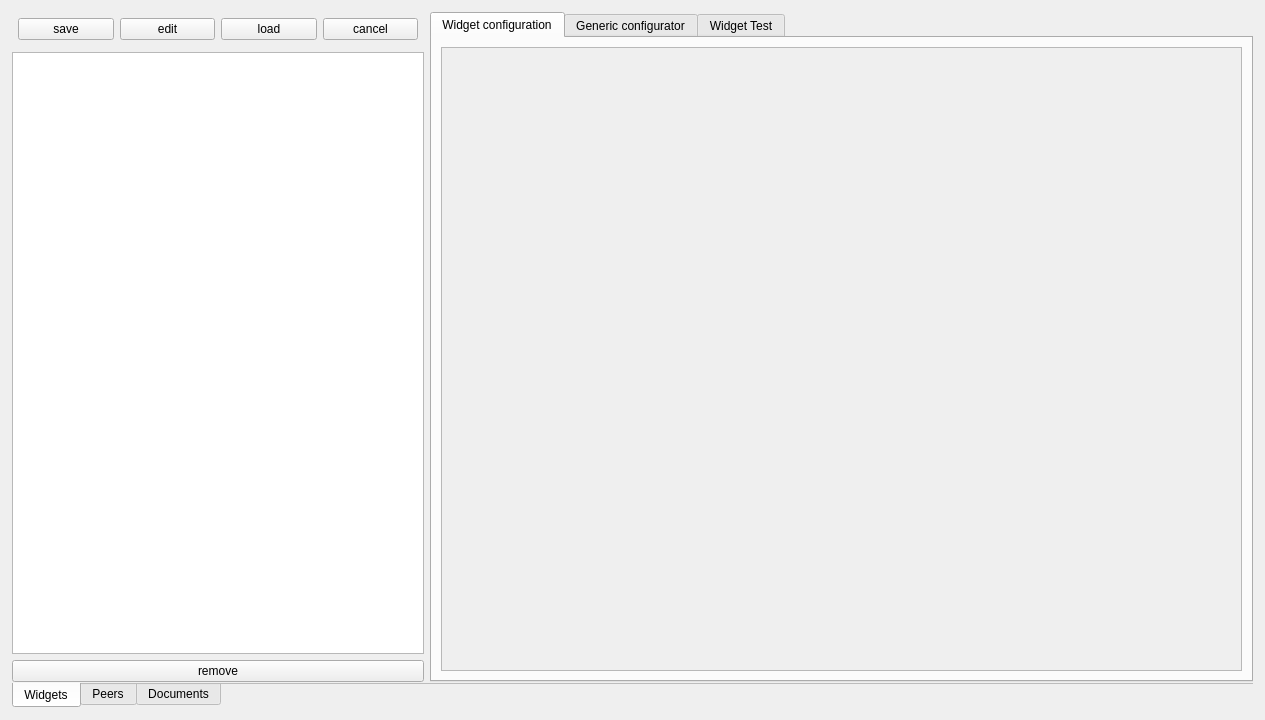
<?xml version="1.0" encoding="UTF-8"?>
<ui version="4.0">
 <class>MainWindow</class>
 <widget class="QMainWindow" name="MainWindow">
  <property name="geometry">
   <rect>
    <x>0</x>
    <y>0</y>
    <width>1265</width>
    <height>720</height>
   </rect>
  </property>
  <property name="sizePolicy">
   <sizepolicy hsizetype="Preferred" vsizetype="Preferred">
    <horstretch>0</horstretch>
    <verstretch>0</verstretch>
   </sizepolicy>
  </property>
  <property name="minimumSize">
   <size>
    <width>0</width>
    <height>0</height>
   </size>
  </property>
  <property name="mouseTracking">
   <bool>false</bool>
  </property>
  <property name="windowTitle">
   <string>MainWindow</string>
  </property>
  <widget class="QWidget" name="centralwidget">
   <layout class="QHBoxLayout" name="horizontalLayout_5">
    <property name="margin">
     <number>12</number>
    </property>
    <item>
     <widget class="Tabs" name="tabs_2">
      <property name="sizePolicy">
       <sizepolicy hsizetype="Expanding" vsizetype="Expanding">
        <horstretch>66</horstretch>
        <verstretch>0</verstretch>
       </sizepolicy>
      </property>
      <property name="tabPosition">
       <enum>QTabWidget::South</enum>
      </property>
      <property name="currentIndex">
       <number>0</number>
      </property>
      <property name="documentMode">
       <bool>true</bool>
      </property>
      <property name="template" stdset="0">
       <string>inspector-main-tabs</string>
      </property>
      <widget class="QWidget" name="tab_2">
       <attribute name="title">
        <string>Widgets</string>
       </attribute>
       <layout class="QHBoxLayout" name="horizontalLayout_3" stretch="0,0">
        <property name="spacing">
         <number>-1</number>
        </property>
        <property name="margin">
         <number>0</number>
        </property>
        <item>
         <widget class="QWidget" name="widget_2" native="true">
          <property name="sizePolicy">
           <sizepolicy hsizetype="Preferred" vsizetype="Preferred">
            <horstretch>33</horstretch>
            <verstretch>0</verstretch>
           </sizepolicy>
          </property>
          <layout class="QVBoxLayout" name="verticalLayout_2">
           <property name="spacing">
            <number>-1</number>
           </property>
           <property name="margin">
            <number>0</number>
           </property>
           <item>
            <widget class="QWidget" name="widget_3" native="true">
             <layout class="QHBoxLayout" name="horizontalLayout_2">
              <property name="spacing">
               <number>-1</number>
              </property>
              <property name="margin">
               <number>6</number>
              </property>
              <item>
               <widget class="ActionButton" name="actionButton_2">
                <property name="text">
                 <string>save</string>
                </property>
                <property name="template" stdset="0">
                 <string>inspector-save</string>
                </property>
               </widget>
              </item>
              <item>
               <widget class="ActionButton" name="actionButton_3">
                <property name="text">
                 <string>edit</string>
                </property>
                <property name="template" stdset="0">
                 <string>inspector-edit</string>
                </property>
               </widget>
              </item>
              <item>
               <widget class="ActionButton" name="actionButton">
                <property name="text">
                 <string>load</string>
                </property>
                <property name="template" stdset="0">
                 <string>inspector-load</string>
                </property>
               </widget>
              </item>
              <item>
               <widget class="ActionButton" name="actionButton_4">
                <property name="text">
                 <string>cancel</string>
                </property>
                <property name="template" stdset="0">
                 <string>inspector-rollback</string>
                </property>
               </widget>
              </item>
             </layout>
            </widget>
           </item>
           <item>
            <widget class="EmbeddedViewTable" name="widgetList">
             <property name="template" stdset="0">
              <string>inspector-widgets</string>
             </property>
            </widget>
           </item>
           <item>
            <widget class="ActionButton" name="actionButton_5">
             <property name="text">
              <string>remove</string>
             </property>
             <property name="template" stdset="0">
              <string>inspector-widgets-remove</string>
             </property>
            </widget>
           </item>
          </layout>
         </widget>
        </item>
        <item>
         <widget class="Tabs" name="tabs">
          <property name="sizePolicy">
           <sizepolicy hsizetype="Expanding" vsizetype="Expanding">
            <horstretch>66</horstretch>
            <verstretch>0</verstretch>
           </sizepolicy>
          </property>
          <property name="currentIndex">
           <number>0</number>
          </property>
          <property name="template" stdset="0">
           <string>inspector-widget-tabs</string>
          </property>
          <widget class="QWidget" name="tab">
           <attribute name="title">
            <string>Widget configuration</string>
           </attribute>
           <layout class="QHBoxLayout" name="horizontalLayout">
            <property name="spacing">
             <number>0</number>
            </property>
            <property name="margin">
             <number>0</number>
            </property>
            <item>
             <widget class="QWidget" name="widget" native="true">
              <layout class="QVBoxLayout" name="verticalLayout">
               <item>
                <widget class="QScrollArea" name="scrollArea">
                 <property name="widgetResizable">
                  <bool>true</bool>
                 </property>
                 <widget class="QWidget" name="scrollAreaWidgetContents">
                  <property name="geometry">
                   <rect>
                    <x>0</x>
                    <y>0</y>
                    <width>789</width>
                    <height>618</height>
                   </rect>
                  </property>
                  <layout class="QVBoxLayout" name="verticalLayout_4">
                   <item>
                    <widget class="Stacked" name="stacked">
                     <property name="template" stdset="0">
                      <string>inspector-widgets-configstack</string>
                     </property>
                    </widget>
                   </item>
                  </layout>
                 </widget>
                </widget>
               </item>
              </layout>
             </widget>
            </item>
           </layout>
          </widget>
          <widget class="QWidget" name="tab_3">
           <attribute name="title">
            <string>Generic configurator</string>
           </attribute>
           <layout class="QVBoxLayout" name="verticalLayout_3">
            <property name="spacing">
             <number>0</number>
            </property>
            <property name="margin">
             <number>0</number>
            </property>
            <item>
             <widget class="EmbeddedViewTable" name="embeddedViewTable">
              <property name="template" stdset="0">
               <string>inspector-dict</string>
              </property>
             </widget>
            </item>
           </layout>
          </widget>
          <widget class="QWidget" name="tab_5">
           <attribute name="title">
            <string>Widget Test</string>
           </attribute>
           <layout class="QGridLayout" name="gridLayout">
            <item row="10" column="1">
             <widget class="Slider" name="Slider">
              <property name="orientation">
               <enum>Qt::Horizontal</enum>
              </property>
              <property name="template" stdset="0">
               <string>itest-slider</string>
              </property>
             </widget>
            </item>
            <item row="7" column="0">
             <widget class="TextPopupButton" name="textPopupButton">
              <property name="text">
               <string>Text - Popup</string>
              </property>
              <property name="template" stdset="0">
               <string>itest-textpopup</string>
              </property>
             </widget>
            </item>
            <item row="10" column="0">
             <widget class="DateEdit" name="dateEdit">
              <property name="template" stdset="0">
               <string>itest-datedit</string>
              </property>
             </widget>
            </item>
            <item row="2" column="0">
             <widget class="MultiViewTable" name="multiViewTable">
              <property name="template" stdset="0">
               <string>itest-multiview</string>
              </property>
             </widget>
            </item>
            <item row="9" column="0">
             <widget class="ValueButton" name="valueButton">
              <property name="text">
               <string>Value Button</string>
              </property>
              <property name="template" stdset="0">
               <string>itest-valuebutton</string>
              </property>
             </widget>
            </item>
            <item row="0" column="0">
             <widget class="Label" name="labelTest">
              <property name="text">
               <string>Label</string>
              </property>
              <property name="template" stdset="0">
               <string>itest-label</string>
              </property>
             </widget>
            </item>
            <item row="7" column="1">
             <widget class="ToggleButton" name="toggleButton">
              <property name="text">
               <string>Toggle - Button</string>
              </property>
              <property name="template" stdset="0">
               <string>itest-togglebutton</string>
              </property>
             </widget>
            </item>
            <item row="9" column="1">
             <widget class="PushButton" name="pushButton">
              <property name="text">
               <string>Push - Button</string>
              </property>
              <property name="template" stdset="0">
               <string>itest-pushbutton</string>
              </property>
             </widget>
            </item>
            <item row="0" column="1">
             <widget class="PayloadLabel" name="payloadLabel">
              <property name="text">
               <string>Payload - Label</string>
              </property>
              <property name="template" stdset="0">
               <string>itest-payload-table</string>
              </property>
             </widget>
            </item>
            <item row="2" column="1">
             <widget class="ImageLabel" name="imageLabel">
              <property name="text">
               <string>Image</string>
              </property>
              <property name="template" stdset="0">
               <string>itest-image</string>
              </property>
             </widget>
            </item>
            <item row="4" column="0" colspan="2">
             <widget class="Progress" name="progress">
              <property name="template" stdset="0">
               <string>itest-progress</string>
              </property>
             </widget>
            </item>
            <item row="12" column="0">
             <widget class="RadioButton" name="radioButton">
              <property name="text">
               <string>Radio tet</string>
              </property>
              <property name="template" stdset="0">
               <string>itest-radio</string>
              </property>
             </widget>
            </item>
            <item row="11" column="0">
             <widget class="DateTimeEdit" name="dateTimeEdit">
              <property name="template" stdset="0">
               <string>itest-datetimedit</string>
              </property>
             </widget>
            </item>
           </layout>
          </widget>
         </widget>
        </item>
       </layout>
      </widget>
      <widget class="QWidget" name="tab_4">
       <attribute name="title">
        <string>Peers</string>
       </attribute>
       <layout class="QHBoxLayout" name="horizontalLayout_4">
        <property name="spacing">
         <number>-1</number>
        </property>
        <property name="margin">
         <number>0</number>
        </property>
        <item>
         <widget class="QWidget" name="widget_8" native="true">
          <property name="sizePolicy">
           <sizepolicy hsizetype="Preferred" vsizetype="Preferred">
            <horstretch>33</horstretch>
            <verstretch>0</verstretch>
           </sizepolicy>
          </property>
          <layout class="QVBoxLayout" name="verticalLayout_6">
           <property name="spacing">
            <number>-1</number>
           </property>
           <property name="margin">
            <number>0</number>
           </property>
           <item>
            <widget class="QWidget" name="widget_9" native="true">
             <layout class="QHBoxLayout" name="horizontalLayout_8">
              <property name="spacing">
               <number>-1</number>
              </property>
              <property name="margin">
               <number>0</number>
              </property>
              <item>
               <widget class="ActionButton" name="actionButton_10">
                <property name="text">
                 <string>save</string>
                </property>
                <property name="template" stdset="0">
                 <string>inspector-save</string>
                </property>
               </widget>
              </item>
              <item>
               <widget class="ActionButton" name="actionButton_11">
                <property name="text">
                 <string>edit</string>
                </property>
                <property name="template" stdset="0">
                 <string>inspector-edit</string>
                </property>
               </widget>
              </item>
              <item>
               <widget class="ActionButton" name="actionButton_12">
                <property name="text">
                 <string>load</string>
                </property>
                <property name="template" stdset="0">
                 <string>inspector-load</string>
                </property>
               </widget>
              </item>
              <item>
               <widget class="ActionButton" name="actionButton_13">
                <property name="text">
                 <string>cancel</string>
                </property>
                <property name="template" stdset="0">
                 <string>inspector-rollback</string>
                </property>
               </widget>
              </item>
             </layout>
            </widget>
           </item>
           <item>
            <widget class="EmbeddedViewTable" name="embeddedViewTable_3">
             <property name="sizePolicy">
              <sizepolicy hsizetype="Expanding" vsizetype="Expanding">
               <horstretch>33</horstretch>
               <verstretch>70</verstretch>
              </sizepolicy>
             </property>
             <property name="template" stdset="0">
              <string>inspector-rooms</string>
             </property>
            </widget>
           </item>
           <item>
            <widget class="QWidget" name="widget_4" native="true">
             <layout class="QHBoxLayout" name="horizontalLayout_10">
              <item>
               <widget class="ActionButton" name="actionButton_16">
                <property name="text">
                 <string>initialize</string>
                </property>
                <property name="template" stdset="0">
                 <string>inspector-rooms-initialize</string>
                </property>
               </widget>
              </item>
              <item>
               <widget class="ActionButton" name="actionButton_15">
                <property name="text">
                 <string>Suggest !</string>
                </property>
                <property name="template" stdset="0">
                 <string>inspector-button-suggest</string>
                </property>
               </widget>
              </item>
              <item>
               <widget class="ActionButton" name="actionButton_14">
                <property name="text">
                 <string>remove</string>
                </property>
                <property name="template" stdset="0">
                 <string>inspector-rooms-remove</string>
                </property>
               </widget>
              </item>
             </layout>
            </widget>
           </item>
           <item>
            <widget class="EmbeddedViewTable" name="embeddedViewTable_4">
             <property name="sizePolicy">
              <sizepolicy hsizetype="Expanding" vsizetype="Expanding">
               <horstretch>0</horstretch>
               <verstretch>30</verstretch>
              </sizepolicy>
             </property>
             <property name="template" stdset="0">
              <string>inspector-suggests</string>
             </property>
            </widget>
           </item>
          </layout>
         </widget>
        </item>
        <item>
         <widget class="QWidget" name="widget_5" native="true">
          <property name="sizePolicy">
           <sizepolicy hsizetype="Preferred" vsizetype="Preferred">
            <horstretch>66</horstretch>
            <verstretch>0</verstretch>
           </sizepolicy>
          </property>
          <layout class="QVBoxLayout" name="verticalLayout_5">
           <property name="spacing">
            <number>-1</number>
           </property>
           <property name="margin">
            <number>0</number>
           </property>
           <item>
            <widget class="QWidget" name="widget_6" native="true">
             <layout class="QHBoxLayout" name="horizontalLayout_6">
              <property name="margin">
               <number>0</number>
              </property>
              <item>
               <widget class="ActionButton" name="actionButton_6">
                <property name="text">
                 <string>add peer</string>
                </property>
                <property name="template" stdset="0">
                 <string>inspector-peers-add</string>
                </property>
               </widget>
              </item>
              <item>
               <widget class="ActionButton" name="actionButton_7">
                <property name="text">
                 <string>remove peer</string>
                </property>
                <property name="template" stdset="0">
                 <string>inspector-peers-remove</string>
                </property>
               </widget>
              </item>
             </layout>
            </widget>
           </item>
           <item>
            <widget class="EmbeddedViewTable" name="widgetList_2">
             <property name="minimumSize">
              <size>
               <width>0</width>
               <height>0</height>
              </size>
             </property>
             <property name="template" stdset="0">
              <string>inspector-peers</string>
             </property>
            </widget>
           </item>
           <item>
            <widget class="EmbeddedViewTable" name="embeddedViewTable_2">
             <property name="template" stdset="0">
              <string>inspector-peers-config</string>
             </property>
            </widget>
           </item>
           <item>
            <widget class="QWidget" name="widget_7" native="true">
             <layout class="QHBoxLayout" name="horizontalLayout_7">
              <property name="margin">
               <number>0</number>
              </property>
              <item>
               <widget class="ActionButton" name="actionButton_9">
                <property name="text">
                 <string>Add peer config</string>
                </property>
                <property name="template" stdset="0">
                 <string>inspector-peer-config-add</string>
                </property>
               </widget>
              </item>
              <item>
               <widget class="ActionButton" name="actionButton_8">
                <property name="text">
                 <string>Remove peer config</string>
                </property>
                <property name="template" stdset="0">
                 <string>inspector-peer-config-remove</string>
                </property>
               </widget>
              </item>
             </layout>
            </widget>
           </item>
          </layout>
         </widget>
        </item>
       </layout>
      </widget>
      <widget class="QWidget" name="tab_6">
       <attribute name="title">
        <string>Documents</string>
       </attribute>
       <layout class="QHBoxLayout" name="horizontalLayout_9">
        <item>
         <widget class="EmbeddedViewTable" name="embeddedViewTable_5">
          <property name="sizePolicy">
           <sizepolicy hsizetype="Expanding" vsizetype="Expanding">
            <horstretch>33</horstretch>
            <verstretch>0</verstretch>
           </sizepolicy>
          </property>
          <property name="template" stdset="0">
           <string>inspector-doc-rooms</string>
          </property>
         </widget>
        </item>
        <item>
         <widget class="PlainTextEdit" name="plainTextEdit">
          <property name="sizePolicy">
           <sizepolicy hsizetype="Expanding" vsizetype="Expanding">
            <horstretch>66</horstretch>
            <verstretch>0</verstretch>
           </sizepolicy>
          </property>
          <property name="template" stdset="0">
           <string>inspector-doc-json</string>
          </property>
         </widget>
        </item>
       </layout>
      </widget>
     </widget>
    </item>
   </layout>
  </widget>
 </widget>
 <customwidgets>
  <customwidget>
   <class>ActionButton</class>
   <extends>QPushButton</extends>
   <header>wallaby.frontends.qt.widgets.buttons.actionButton</header>
  </customwidget>
  <customwidget>
   <class>DateEdit</class>
   <extends>QDateEdit</extends>
   <header>wallaby.frontends.qt.widgets.edits.dateEdit</header>
  </customwidget>
  <customwidget>
   <class>DateTimeEdit</class>
   <extends>QDateTimeEdit</extends>
   <header>wallaby.frontends.qt.widgets.edits.dateTimeEdit</header>
  </customwidget>
  <customwidget>
   <class>EmbeddedViewTable</class>
   <extends>QTableView</extends>
   <header>wallaby.frontends.qt.widgets.multi.embeddedViewTable</header>
  </customwidget>
  <customwidget>
   <class>ImageLabel</class>
   <extends>QLabel</extends>
   <header>wallaby.frontends.qt.widgets.labels.imageLabel</header>
  </customwidget>
  <customwidget>
   <class>Label</class>
   <extends>QLabel</extends>
   <header>wallaby.frontends.qt.widgets.labels.label</header>
  </customwidget>
  <customwidget>
   <class>MultiViewTable</class>
   <extends>QTableView</extends>
   <header>wallaby.frontends.qt.widgets.multi.multiViewTable</header>
  </customwidget>
  <customwidget>
   <class>PayloadLabel</class>
   <extends>QLabel</extends>
   <header>wallaby.frontends.qt.widgets.labels.payloadLabel</header>
  </customwidget>
  <customwidget>
   <class>PlainTextEdit</class>
   <extends>QPlainTextEdit</extends>
   <header>wallaby.frontends.qt.widgets.edits.plainTextEdit</header>
  </customwidget>
  <customwidget>
   <class>Progress</class>
   <extends>QProgressBar</extends>
   <header>wallaby.frontends.qt.widgets.labels.progress</header>
  </customwidget>
  <customwidget>
   <class>PushButton</class>
   <extends>QPushButton</extends>
   <header>wallaby.frontends.qt.widgets.buttons.pushButton</header>
  </customwidget>
  <customwidget>
   <class>RadioButton</class>
   <extends>QRadioButton</extends>
   <header>wallaby.frontends.qt.widgets.buttons.radioButton</header>
  </customwidget>
  <customwidget>
   <class>Slider</class>
   <extends>QSlider</extends>
   <header>wallaby.frontends.qt.widgets.slider.slider</header>
  </customwidget>
  <customwidget>
   <class>Stacked</class>
   <extends>QStackedWidget</extends>
   <header>wallaby.frontends.qt.widgets.containers.stacked</header>
   <container>1</container>
  </customwidget>
  <customwidget>
   <class>Tabs</class>
   <extends>QTabWidget</extends>
   <header>wallaby.frontends.qt.widgets.containers.tabs</header>
   <container>1</container>
  </customwidget>
  <customwidget>
   <class>TextPopupButton</class>
   <extends>QPushButton</extends>
   <header>wallaby.frontends.qt.widgets.buttons.textPopupButton</header>
  </customwidget>
  <customwidget>
   <class>ToggleButton</class>
   <extends>PushButton</extends>
   <header>wallaby.frontends.qt.widgets.buttons.toggleButton</header>
  </customwidget>
  <customwidget>
   <class>ValueButton</class>
   <extends>QPushButton</extends>
   <header>wallaby.frontends.qt.widgets.buttons.valueButton</header>
  </customwidget>
 </customwidgets>
 <resources>
  <include location="app.qrc"/>
 </resources>
 <connections/>
</ui>
